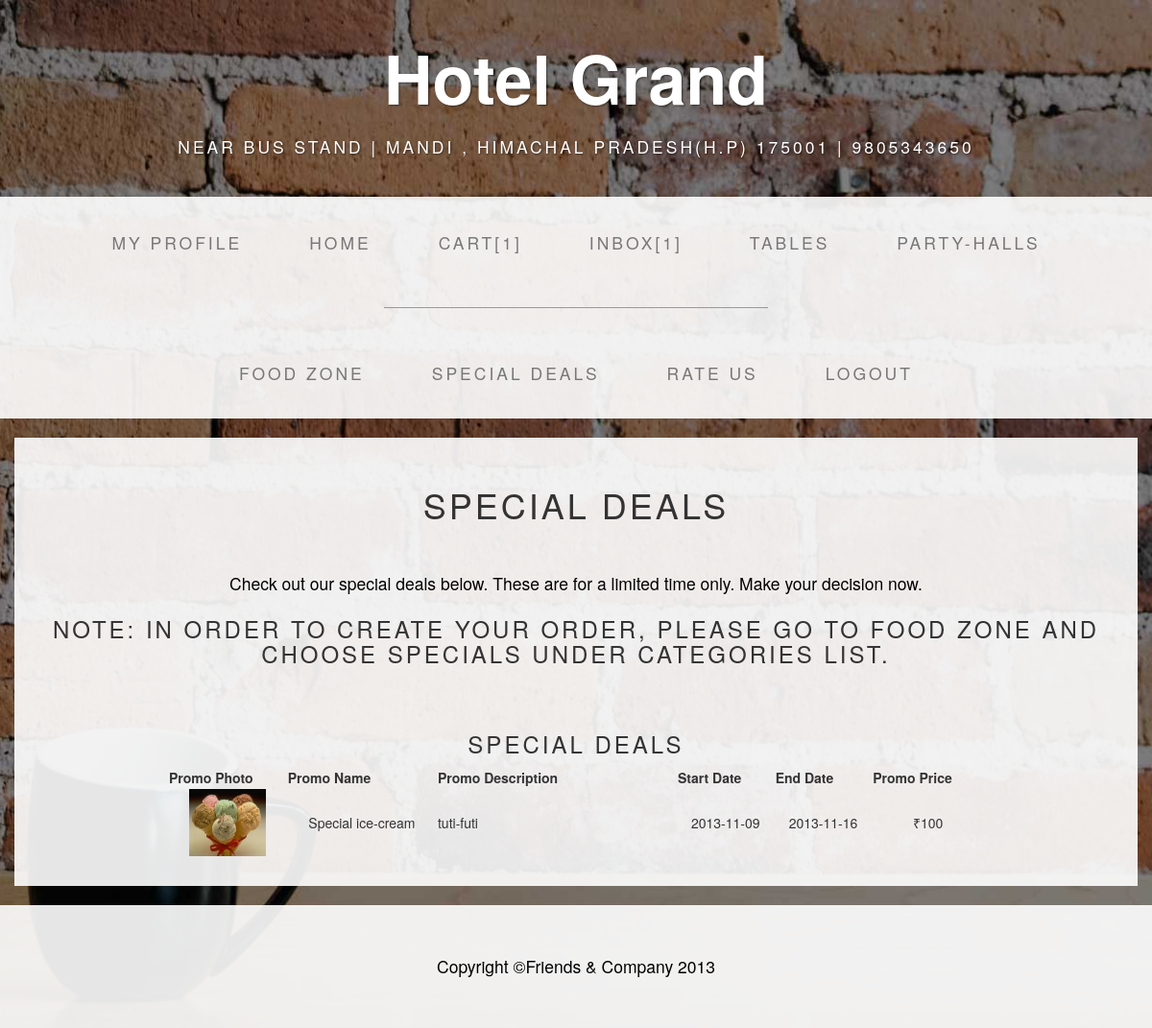
The page /canteen/login-specialdeals.php (signed in) on the database its author committed.
### tables this page shows
CREATE TABLE IF NOT EXISTS `specials` (
  `special_id` int(15) NOT NULL AUTO_INCREMENT,
  `special_name` varchar(25) NOT NULL,
  `special_description` text NOT NULL,
  `special_price` float NOT NULL,
  `special_start_date` date NOT NULL,
  `special_end_date` date NOT NULL,
  `special_photo` varchar(45) NOT NULL,
  PRIMARY KEY (`special_id`)
);

CREATE TABLE IF NOT EXISTS `currencies` (
  `currency_id` int(5) NOT NULL AUTO_INCREMENT,
  `currency_symbol` varchar(15) NOT NULL,
  `flag` int(1) NOT NULL,
  PRIMARY KEY (`currency_id`)
);

### canteen/login-specialdeals.php (the view, shortened to what this page needs)
<?php
$result=mysql_query("SELECT * FROM specials")
or die("There are no records to display ... \n" . mysql_error());
?>
<?php
    $flag_1 = 1;
    $currencies=mysql_query("SELECT * FROM currencies WHERE flag='$flag_1'")
    or die("A problem has occured ... \n" . "Our team is working on it at the moment ... \n" . "Please check back after few hours.");
?>
<?php
$memberId=$_SESSION['SESS_MEMBER_ID'];
?>
<?php
    $flag_0 = 0;
    $items=mysql_query("SELECT * FROM cart_details WHERE member_id='$memberId' AND flag='$flag_0'")
    or die("Something is wrong ... \n" . mysql_error());
    $num_items = mysql_num_rows($items);
?>
<?php
    $messages=mysql_query("SELECT * FROM messages")
    or die("Something is wrong ... \n" . mysql_error());
    $num_messages = mysql_num_rows($messages);
?>
<!DOCTYPE html>
<html lang="en">
  <head>
    <link href="css/css1.css" rel="stylesheet">
    <link href="css/css2.css" rel="stylesheet">
  </head>
  <body>
    <div class="brand">Hotel Grand</div>
    <div class="address-bar">near bus stand |  Mandi , Himachal Pradesh(H.P) 175001 | 9805343650</div>
    <nav class="navbar navbar-default" role="navigation">
      <div class="container">
        <div class="collapse navbar-collapse navbar-ex1-collapse">
          <ul class="nav navbar-nav">
             <li><a href="member-profile.php">My Profile</a></li>
             <li><a href="member-index.php">Home</a></li>
            <li><a href="cart.php">Cart[<?php echo $num_items;?>]</a></li>
            <li><a href="inbox.php">Inbox[<?php echo $num_messages;?>]</a></li>
            <li><a href="tables.php">Tables</a></li>
            <li><a href="partyhalls.php">Party-Halls</a></li>
          </ul>
          <hr>
          <ul class="nav navbar-nav">
            <li><a href="login-foodzone.php">Food Zone</a></li>
            <li><a href="login-specialdeals.php">Special Deals</a></li>
            <li><a href="ratings.php">Rate Us</a></li>
            <li><a href="logout.php">Logout</a></li>
                   </ul>
        </div>
      </div>
    </nav>
    <div class="container">
      <div class="row">
        <div class="box">
          <div class="col-lg-12 text-center">
            <div id="carousel-example-generic" class="carousel slide">
<div id="center">
  <h1>SPECIAL DEALS</h1>
  <p>&nbsp;</p>
  <p>Check out our special deals below. These are for a limited time only. Make your decision now.</p>
  <h3>Note: In order to create your order, please go to Food Zone and choose Specials under categories list.</h3>
    <p>&nbsp;</p>
  <div>
<table width="850" align="center">
    <CAPTION><h3>SPECIAL DEALS</h3></CAPTION>
        <tr>
                <th>Promo Photo</th>
                <th>Promo Name</th>
                <th>Promo Description</th>
                <th>Start Date</th>
                <th>End Date</th>
                <th>Promo Price</th>
        </tr>
        <?php
                $symbol=mysql_fetch_assoc($currencies);
                while ($row=mysql_fetch_assoc($result)){
                    echo "<tr>";
                    echo '<td><a href=images/'. $row['special_photo']. ' alt="click to view full image" target="_blank"><img src=images/'. $row['special_photo']. ' width="80" height="70"></a></td>';
                    echo "<td>" . $row['special_name']."</td>";
                    echo "<td width='250' align='left'>" . $row['special_description']."</td>";
                    echo "<td>" . $row['special_start_date']."</td>";
                    echo "<td>" . $row['special_end_date']."</td>";
                    echo "<td>" . $symbol['currency_symbol']. "" . $row['special_price']."</td>";
                    echo "</tr>";
                    }
?>
</table>
  </div>
</div>
</div>
</div>
</div>
</div>
</div>
    <footer>
      <div class="container">
        <div class="row">
          <div class="col-lg-12 text-center">
            <p>Copyright &copy;Friends &  Company 2013</p>
          </div>
        </div>
      </div>
    </footer>
</body>
</html>

### canteen/css/css2.css (style rules this page uses)
body { background: url(../img/bg.jpg) no-repeat center center fixed; -webkit-background-size: cover; -moz-background-size: cover; -o-background-size: cover; background-size: cover; }
h1, h2, h3, h4, h5, h6 { text-transform: uppercase; letter-spacing: 3px; font-weight: 400; }
p { font-size: 1.25em; line-height: 1.6; color: #000; }
hr { border-color: #999999; max-width: 400px; }
.brand, .address-bar { display: none; }
.navbar-nav { text-transform: uppercase; letter-spacing: 3px; font-weight: 400; }
.box { background: #fff; background: rgba(255,255,255,0.9); margin-bottom: 20px; padding: 30px 15px; }
footer { background: #fff; background: rgba(255,255,255,0.9); }
footer p { margin: 0; padding: 50px 0; }
@media screen and (min-width: 768px) { .brand { display: inherit; font-weight: 700; font-size: 5em; line-height: normal; text-align: center; margin: 0; padding: 30px 0 10px; color: #fff; text-shadow: 1px 1px 2px rgba(0, 0, 0, 0.5); } }
@media screen and (min-width: 768px) { .address-bar { display: inherit; text-align: center; margin: 0; padding: 0 0 40px; font-size: 1.25em; text-transform: uppercase; letter-spacing: 3px; font-weight: 400; color: #fff; text-shadow: 1px 1px 2px rgba(0, 0, 0, 0.5); } }
@media screen and (min-width: 768px) { .navbar { border-radius: 0; } }
@media screen and (min-width: 768px) { .navbar { min-height: 0; } }
@media screen and (min-width: 768px) { .navbar-default { background: #fff; background: rgba(255,255,255,0.9); border: none; } }
@media screen and (min-width: 768px) { .nav>li>a { padding: 35px; } }
@media screen and (min-width: 768px) { .navbar-nav>li>a { line-height: normal; } }
@media screen and (min-width: 768px) { .navbar-nav { float: none; margin: 0 auto; display: table; table-layout: fixed; font-size: 1.25em; } }

### rows shown on the page
specials: special_photo (picture), special_name "Special ice-cream", special_description "tuti-futi", special_start_date "2013-11-09", special_end_date "2013-11-16", special_price "100"
currencies: currency_symbol "₹"

### other values the page prints
$num_items "1"
$num_messages "1"
